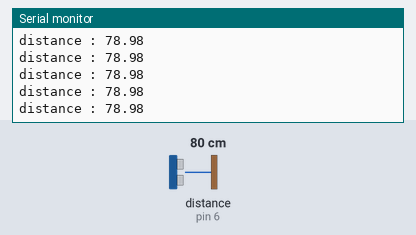
Bench run of a sketch on a simulated Arduino Uno, built with avr-gcc and run on an emulated ATmega328P. Parts: the last lines printed to the serial monitor. Wiring (inferred from the names in the program): ultrasonic range finder: trigger pin 7; echo pin 6. The inputs (shaded band) are chosen by the test bench; at power-on: distance to the obstacle (sensor on pin 6) 80 cm. The echo pulse lasts 58.3 µs per cm.

Above: at 1.2 s.
1.3 s: distance to the obstacle (sensor on pin 6) set to 120 cm
At 2.3 s:
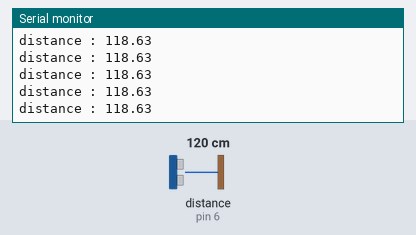
4.3 s: distance to the obstacle (sensor on pin 6) set to 2 cm
At 5.2 s:
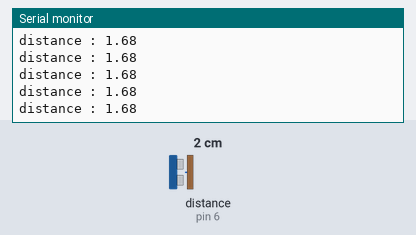
10.3 s: distance to the obstacle (sensor on pin 6) set to 250 cm
At 11.4 s:
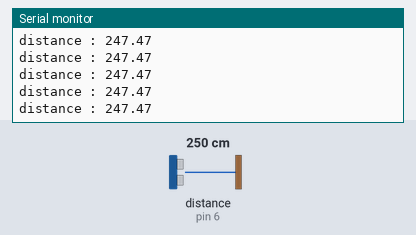
13.3 s: distance to the obstacle (sensor on pin 6) set to 4 cm
At 14.0 s:
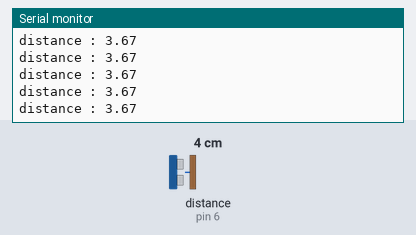
Timing chart, 0 to 16.3 s (numbered marks = the images above; inputs shaded):
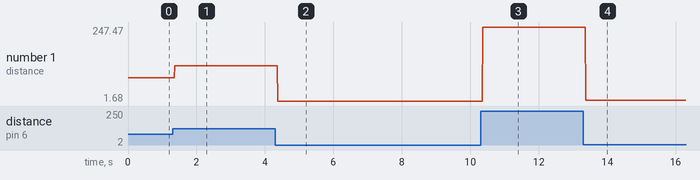

The sketch:

1._Ultrasonic_Sensor.ino
```cpp
int TrigPin = 7;
int EchoPin = 6;

void setup()
{
  Serial.begin(9600);
  pinMode(TrigPin, OUTPUT);
  pinMode(EchoPin, INPUT);
}

void loop()
{
  //초음파 송신
  digitalWrite(TrigPin, HIGH);
  delayMicroseconds(10);
  digitalWrite(TrigPin, LOW);

  //초음파 수신
  float duration = pulseIn(EchoPin, HIGH);

  //물체와의 거리를 cm로 변환
  float distance = 340*duration / 10000 / 2;

  Serial.print("distance : ");
  Serial.println(distance);
}
```

Measured:
- after the input at 1.3 s, the serial monitor: prints a new line after 0.07 s (image 1)
- after the input at 4.3 s, the serial monitor: prints a new line after 0.08 s (image 2)
- after the input at 10.3 s, the serial monitor: prints a new line after 0.07 s (image 3)
- after the input at 13.3 s, the serial monitor: prints a new line after 0.07 s (image 4)
- plotted number 1: 78.98 → 118.63 after the input at 1.3 s, 118.63 → 1.68 after the input at 4.3 s, 1.68 → 247.47 after the input at 10.3 s, 247.47 → 3.67 after the input at 13.3 s
